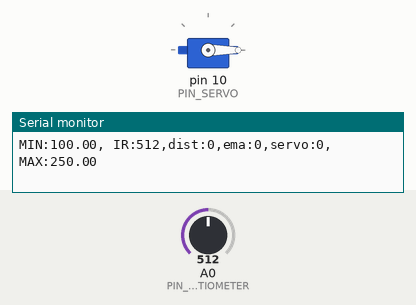
The sketch below on a simulated Arduino Uno, built with avr-gcc and run on an emulated ATmega328P. Shown: servo, the last lines printed to the serial monitor. Inputs (shaded band) come from the test bench; at power-on: A0 (PIN_POTENTIOMETER) = 512.

Above: at 1.2 s.
1.3 s: A0 (PIN_POTENTIOMETER) set to 306
At 2.7 s:
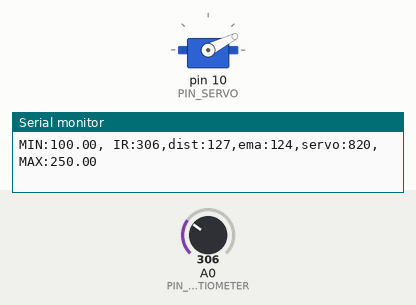
4.3 s: A0 (PIN_POTENTIOMETER) set to 240
At 4.46 s:
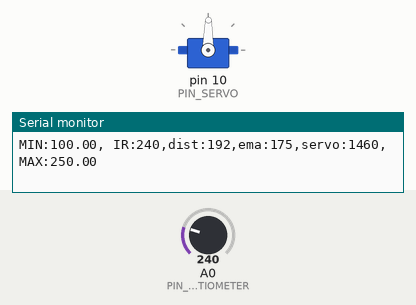
At 6.1 s:
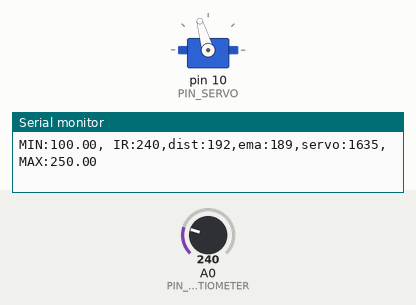
Timing chart, 0 to 7.6 s (numbered marks = the images above; inputs shaded):
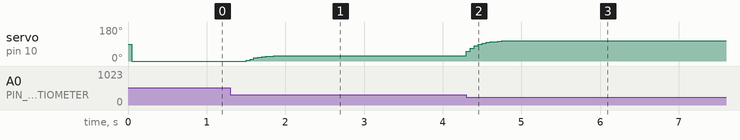

Measured:
- after the input at 1.3 s, servo on pin 10 (PIN_SERVO): 0° → 27° after 0.20 s
- after the input at 4.3 s, servo on pin 10 (PIN_SERVO): moves from 27° to 106° over 0.45 s, starting at once

The sketch:

17_example_1.ino
```cpp
#include <Servo.h>

// Arduino pin assignment

#define PIN_POTENTIOMETER 0 // Potentiometer at Pin A3
// Add IR Sensor Definition Here !!!
#define PIN_SERVO 10
#define PIN_LED  9

#define _DUTY_MIN 520  // servo full clock-wise position (0 degree)
#define _DUTY_NEU 1460 // servo neutral position (90 degree)
#define _DUTY_MAX 2400 // servo full counter-clockwise position (180 degree)

#define DIST_MIN 100.0
#define DIST_MAX 250.0


#define LOOP_INTERVAL 50   // Loop Interval (unit: msec)

#define _EMA_ALPHA 0.3    // EMA weight of new sample (range: 0 to 1)

Servo myservo;
unsigned long last_loop_time;   // unit: msec
unsigned long dist, dist_ema, dist_prev;

void setup()
{
  myservo.attach(PIN_SERVO);
  myservo.writeMicroseconds(_DUTY_NEU);

  Serial.begin(57600);
}

void loop()
{
  unsigned long time_curr = millis();
  int a_value, duty;

  // wait until next event time
  if (time_curr < (last_loop_time + LOOP_INTERVAL))
    return ;
  last_loop_time += LOOP_INTERVAL;


  // Read IR Sensor value !!!
    a_value = analogRead(PIN_POTENTIOMETER);

  // Convert IR sensor value into distance !!!
    dist = (6762.0/(a_value-9)-4.0)*10.0 - 60.0;

  // we need distance range filter here !!!


  if (dist < DIST_MIN) {
        dist = dist_prev;
        digitalWrite(PIN_LED, 1);
      } else if (dist > DIST_MAX) {
        dist = dist_prev;
        digitalWrite(PIN_LED, 1);
      } else {    // In desired Range
        dist_prev = dist;
        digitalWrite(PIN_LED, 0);
      }


  // we need EMA filter here !!!
  dist_ema = _EMA_ALPHA * dist + (1-_EMA_ALPHA)*dist_ema;


  // map distance into duty
  //duty = map(a_value, 0, 1023, _DUTY_MIN, _DUTY_MAX);

  duty = (float) (dist_ema-100)*(_DUTY_MAX-_DUTY_MIN)/150.0+_DUTY_MIN;
  myservo.writeMicroseconds(duty);


  // print IR sensor value, distnace, duty !!!


  Serial.print("MIN:");   Serial.print(DIST_MIN);
  Serial.print(", IR:");   Serial.print(a_value);
  Serial.print(",dist:");   Serial.print(dist);
  Serial.print(",ema:");   Serial.print(dist_ema);
  Serial.print(",servo:");   Serial.print(duty);
  Serial.print(",MAX:");   Serial.print(DIST_MAX);

  Serial.println("");
}
```
